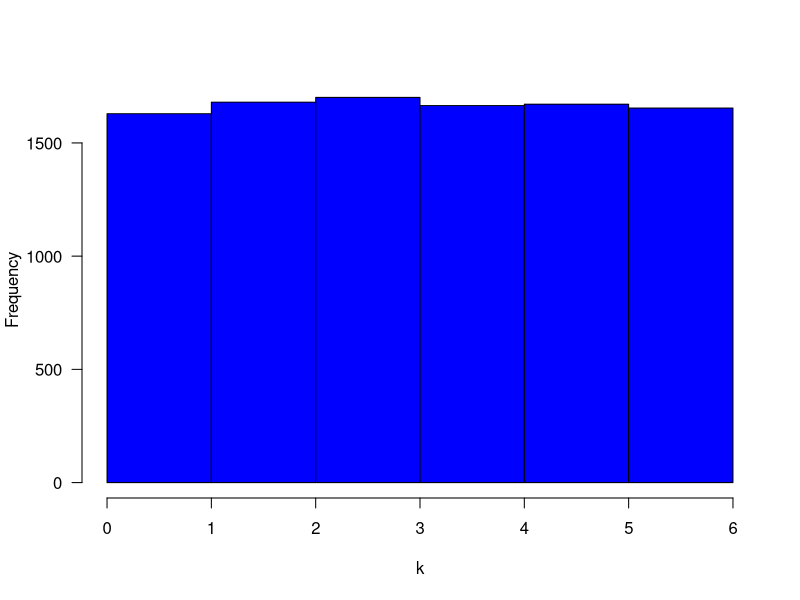

Write the R code that produced this figure.
print('file: SolutionRandomDie6.R')
# EXERCISE & SOLUTION: random sample from discrete uniform distribution (rolling a die)
set.seed(1953) # set seed for random number generators
xrange = seq(1,6)
hrange = seq(0,6)
k = sample(x=xrange,10000,replace=TRUE);
# png('RandomDieExercise160721.png',width=16,height=12,units='cm',res=300)
hist(k,breaks=hrange,col='blue',main='',las=1)
# dev.off()
